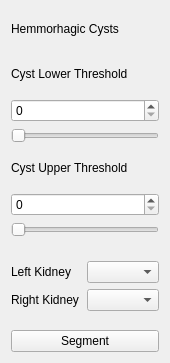
<?xml version="1.0" encoding="UTF-8"?>
<ui version="4.0">
 <class>cystLabel_widget</class>
 <widget class="QWidget" name="cystLabel_widget">
  <property name="geometry">
   <rect>
    <x>0</x>
    <y>0</y>
    <width>170</width>
    <height>363</height>
   </rect>
  </property>
  <property name="windowTitle">
   <string>Form</string>
  </property>
  <layout class="QVBoxLayout" name="verticalLayout_4">
   <item>
    <spacer name="curser_verticalSpacer">
     <property name="orientation">
      <enum>Qt::Vertical</enum>
     </property>
     <property name="sizeType">
      <enum>QSizePolicy::Fixed</enum>
     </property>
     <property name="sizeHint" stdset="0">
      <size>
       <width>20</width>
       <height>10</height>
      </size>
     </property>
    </spacer>
   </item>
   <item>
    <widget class="QLabel" name="widget_title">
     <property name="maximumSize">
      <size>
       <width>16777215</width>
       <height>15</height>
      </size>
     </property>
     <property name="text">
      <string>Hemmorhagic Cysts</string>
     </property>
    </widget>
   </item>
   <item>
    <spacer name="curser_verticalSpacer_4">
     <property name="orientation">
      <enum>Qt::Vertical</enum>
     </property>
     <property name="sizeType">
      <enum>QSizePolicy::Fixed</enum>
     </property>
     <property name="sizeHint" stdset="0">
      <size>
       <width>20</width>
       <height>13</height>
      </size>
     </property>
    </spacer>
   </item>
   <item>
    <widget class="QLabel" name="lowerThresh_title">
     <property name="text">
      <string>Cyst Lower Threshold</string>
     </property>
    </widget>
   </item>
   <item>
    <layout class="QVBoxLayout" name="verticalLayout_2">
     <item>
      <widget class="QSpinBox" name="lowerThresh_spinBox">
       <property name="maximum">
        <number>255</number>
       </property>
      </widget>
     </item>
     <item>
      <widget class="QSlider" name="lowerThresh_slider">
       <property name="minimum">
        <number>0</number>
       </property>
       <property name="maximum">
        <number>255</number>
       </property>
       <property name="singleStep">
        <number>1</number>
       </property>
       <property name="orientation">
        <enum>Qt::Horizontal</enum>
       </property>
      </widget>
     </item>
    </layout>
   </item>
   <item>
    <widget class="QLabel" name="upperThresh_title">
     <property name="text">
      <string>Cyst Upper Threshold</string>
     </property>
    </widget>
   </item>
   <item>
    <layout class="QVBoxLayout" name="verticalLayout">
     <item>
      <widget class="QSpinBox" name="upperThresh_spinBox">
       <property name="maximum">
        <number>255</number>
       </property>
      </widget>
     </item>
     <item>
      <widget class="QSlider" name="upperThresh_slider">
       <property name="minimum">
        <number>0</number>
       </property>
       <property name="maximum">
        <number>255</number>
       </property>
       <property name="orientation">
        <enum>Qt::Horizontal</enum>
       </property>
      </widget>
     </item>
    </layout>
   </item>
   <item>
    <spacer name="curser_verticalSpacer_3">
     <property name="orientation">
      <enum>Qt::Vertical</enum>
     </property>
     <property name="sizeType">
      <enum>QSizePolicy::Fixed</enum>
     </property>
     <property name="sizeHint" stdset="0">
      <size>
       <width>20</width>
       <height>18</height>
      </size>
     </property>
    </spacer>
   </item>
   <item>
    <layout class="QVBoxLayout" name="verticalLayout_3">
     <item>
      <layout class="QHBoxLayout" name="horizontalLayout_5">
       <item>
        <widget class="QLabel" name="curserIntensity_label_3">
         <property name="maximumSize">
          <size>
           <width>16777215</width>
           <height>15</height>
          </size>
         </property>
         <property name="text">
          <string>Left Kidney</string>
         </property>
        </widget>
       </item>
       <item>
        <widget class="QComboBox" name="segActiveLabel_combobox_2"/>
       </item>
      </layout>
     </item>
     <item>
      <layout class="QHBoxLayout" name="horizontalLayout_4">
       <item>
        <widget class="QLabel" name="curserIntensity_label_2">
         <property name="maximumSize">
          <size>
           <width>16777215</width>
           <height>15</height>
          </size>
         </property>
         <property name="text">
          <string>Right Kidney</string>
         </property>
        </widget>
       </item>
       <item>
        <widget class="QComboBox" name="segActiveLabel_combobox"/>
       </item>
      </layout>
     </item>
    </layout>
   </item>
   <item>
    <spacer name="curser_verticalSpacer_2">
     <property name="orientation">
      <enum>Qt::Vertical</enum>
     </property>
     <property name="sizeType">
      <enum>QSizePolicy::Fixed</enum>
     </property>
     <property name="sizeHint" stdset="0">
      <size>
       <width>20</width>
       <height>13</height>
      </size>
     </property>
    </spacer>
   </item>
   <item>
    <widget class="QPushButton" name="segment">
     <property name="text">
      <string>Segment</string>
     </property>
    </widget>
   </item>
  </layout>
 </widget>
 <resources/>
 <connections/>
</ui>
